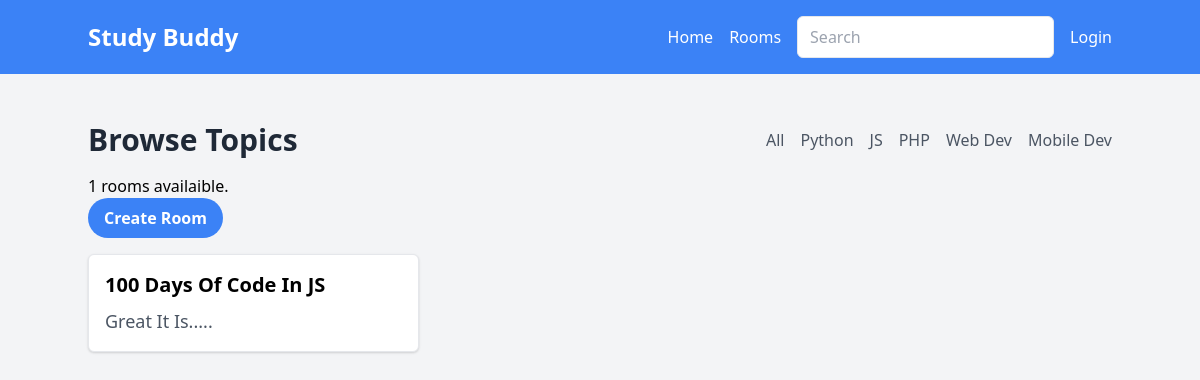
/?search=JS, run on the app's committed database.
### base/models.py (models this page shows, shortened)
class Topic(models.Model):
    name = models.CharField(max_length=200)

class Room(models.Model):
    host = models.ForeignKey(User, on_delete=models.SET_NULL, null = True)
    topic = models.ForeignKey(Topic, on_delete=models.SET_NULL, null = True)
    name = models.CharField(max_length=200)
    description = models.TextField(null=True, blank=True)
    participants = models.ManyToManyField(User, related_name="participants", blank=True)
    updated = models.DateTimeField(auto_now=True)
    created = models.DateTimeField(auto_now_add=True)
    class Meta:
        ordering = ["-updated", "-created"]

### base/views.py (the view)
# urls.py: 2. Add a URL to urlpatterns:  path('', views.home, name='home')
def home(request):
    search = request.GET.get("search")
    if search == None or search == "All":
        rooms = Room.objects.all()
    else:
        rooms = Room.objects.filter(
            Q(topic__name__icontains=search) |
            Q(name__icontains=search) |
            Q(description__icontains=search)
        )
    rooms_count = rooms.count()
    topics = Topic.objects.all()
    context = {"rooms" : rooms, "topics": topics, "rooms_count": rooms_count}
    return render(request,  "base/home.html", context)

### base/templates/base/home.html (shortened to what this page needs)
{% extends "mainlayout.html" %}
{% block content %}
<div class="container mx-auto mt-8">
    <div class="py-4">
        <div class="container mx-auto">
            <div class="flex items-center justify-between">
                <h2 class="text-gray-800 text-3xl font-semibold">Browse Topics</h2>
                <ul class="flex space-x-4">
                    <li>
                        <a href="{% url 'home' %}?search=All" class="text-gray-600 hover:text-indigo-500 hover:underline transition duration-300">All</a>
                    </li>
                    {% for topic in topics %}
                    <li>
                        <a href="{% url 'home' %}?search={{topic.name}}" class="text-gray-600 hover:text-indigo-500 hover:underline transition duration-300">{{topic.name}}</a>
                    </li>
                    {% endfor %}
                </ul>
            </div>
        </div>
    </div>
        <p>{{rooms_count}} rooms availaible.</p>
        <a href="{% url 'create-room' %}" class="bg-blue-500 text-white font-bold py-2 px-4 rounded-full hover:bg-blue-700 hover:shadow-md transition duration-300 mb-4 inline-block">Create Room</a>
    <div class="grid grid-cols-1 md:grid-cols-2 lg:grid-cols-3 gap-4">
        {% for room in rooms %}
            <div class="bg-white border p-4 rounded-md shadow">
                <a href="{% url 'room' room.id %}">
                    <h5 class="text-xl font-bold mb-2">{{ room.name }}</h5>
                    <p class="text-lg text-gray-600">{{ room.description }}</p>
                </a>
            </div>
        {% endfor %}
    </div>
</div>
{% endblock content %}

### data on the page
Topic: name "Python"
Topic: name "JS"
Topic: name "PHP"
Topic: name "Web Dev"
Topic: name "Mobile Dev"
Room: name "100 Days Of Code In JS", description "Great It Is....."

### other printed values
{{ rooms_count }} "1"
